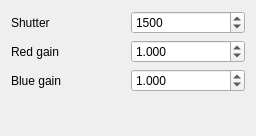
             <widget class="QWidget" name="toolExposure">
              <property name="geometry">
               <rect>
                <x>0</x>
                <y>0</y>
                <width>256</width>
                <height>136</height>
               </rect>
              </property>
              <attribute name="label">
               <string>E&amp;xposure</string>
              </attribute>
              <layout class="QGridLayout" name="gridLayout_2">
               <item row="1" column="1">
                <widget class="QDoubleSpinBox" name="spinGainR">
                 <property name="decimals">
                  <number>3</number>
                 </property>
                 <property name="minimum">
                  <double>0.100000000000000</double>
                 </property>
                 <property name="maximum">
                  <double>8.000000000000000</double>
                 </property>
                 <property name="value">
                  <double>1.000000000000000</double>
                 </property>
                </widget>
               </item>
               <item row="0" column="0">
                <widget class="QLabel" name="lblShutter">
                 <property name="text">
                  <string>Shutter</string>
                 </property>
                </widget>
               </item>
               <item row="2" column="0">
                <widget class="QLabel" name="lblGainB">
                 <property name="text">
                  <string>Blue gain</string>
                 </property>
                </widget>
               </item>
               <item row="0" column="1">
                <widget class="QSpinBox" name="spinShutter">
                 <property name="minimum">
                  <number>100</number>
                 </property>
                 <property name="maximum">
                  <number>9999</number>
                 </property>
                 <property name="value">
                  <number>1500</number>
                 </property>
                </widget>
               </item>
               <item row="2" column="1">
                <widget class="QDoubleSpinBox" name="spinGainB">
                 <property name="decimals">
                  <number>3</number>
                 </property>
                 <property name="minimum">
                  <double>0.100000000000000</double>
                 </property>
                 <property name="maximum">
                  <double>8.000000000000000</double>
                 </property>
                 <property name="value">
                  <double>1.000000000000000</double>
                 </property>
                </widget>
               </item>
               <item row="1" column="0">
                <widget class="QLabel" name="lblGainR">
                 <property name="text">
                  <string>Red gain</string>
                 </property>
                </widget>
               </item>
               <item row="3" column="0">
                <spacer name="verticalSpacer_5">
                 <property name="orientation">
                  <enum>Qt::Vertical</enum>
                 </property>
                 <property name="sizeHint" stdset="0">
                  <size>
                   <width>20</width>
                   <height>40</height>
                  </size>
                 </property>
                </spacer>
               </item>
              </layout>
             </widget>
